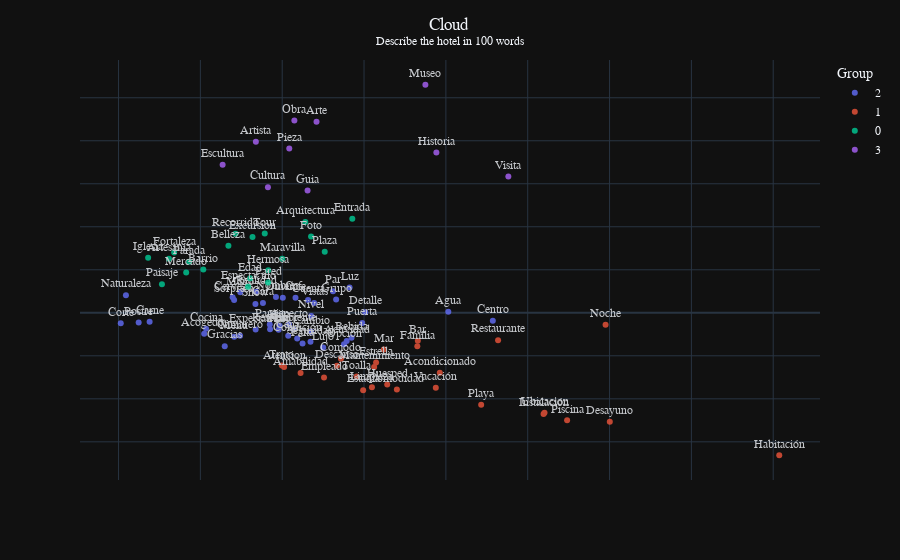

The notebook cell saved with this chart:
### Code cell
generar_100_words(df_full, title='Describe the hotel in 100 words')

### Figure 1 — Plotly figure (JSON) as saved in the notebook; plotly's stock layout.template omitted (floating-point values rounded to 4 significant figures)
{"data": [{"hovertemplate": "Group=2<br>X-Axis Label=%{x}<br>Y-Axis Label=%{y}<br>Word=%{text}<extra></extra>", "legendgroup": "2", "marker": {"color": "#636efa", "symbol": "circle"}, "mode": "markers+text", "name": "2", "opacity": 0.8, "orientation": "v", "showlegend": true, "text": ["Acogedor", "Actividad", "Agua", "Ambiente", "Aspecto", "Bebida", "Cafe", "Camarero", "Cambio", "Cara", "Carne", "Cena", "Centro", "Cerveza", "Cocina", "Condición", "Corte", "Cuenta", "Detalle", "Dinero", "Expectativa", "Falta", "Gracias", "Grupo", "Hijo", "Lujo", "Luz", "Mano", "Menu", "Naturaleza", "Nivel", "Nombre", "Opción", "Par", "Pareja", "Plato", "Postre", "Puerta", "Realidad", "Reserva", "Seguridad", "Show", "Sorpresa", "Vistas"], "textposition": "top center", "type": "scatter", "x": [0.1523, 0.2394, 0.3015, 0.2068, 0.2042, 0.2423, 0.2081, 0.1743, 0.2176, 0.1882, 0.119, 0.2037, 0.3287, 0.1697, 0.1535, 0.2092, 0.1014, 0.2158, 0.2507, 0.2004, 0.1838, 0.2124, 0.1649, 0.233, 0.1984, 0.2251, 0.2412, 0.1744, 0.1707, 0.1045, 0.2177, 0.1962, 0.2378, 0.231, 0.1924, 0.1978, 0.1123, 0.2489, 0.1841, 0.1926, 0.2173, 0.1836, 0.1706, 0.2195], "xaxis": "x", "y": [-0.04886, -0.06578, 0.002676, -0.03807, -0.02664, -0.05813, 0.03492, -0.0533, -0.04426, 0.02262, -0.02059, -0.05335, -0.01844, 0.03595, -0.037, -0.05991, -0.02455, 0.02953, 0.00155, 0.03481, -0.03907, -0.07128, -0.07759, 0.03115, -0.03012, -0.08082, 0.05906, 0.04778, -0.05573, 0.04109, -0.007432, 0.03672, -0.07337, 0.05024, -0.02714, -0.03954, -0.02246, -0.02373, 0.04891, -0.03802, -0.0672, 0.0206, 0.02977, 0.02283], "yaxis": "y"}, {"hovertemplate": "Group=1<br>X-Axis Label=%{x}<br>Y-Axis Label=%{y}<br>Word=%{text}<extra></extra>", "legendgroup": "1", "marker": {"color": "#EF553B", "symbol": "circle"}, "mode": "markers+text", "name": "1", "opacity": 0.8, "orientation": "v", "showlegend": true, "text": ["Acondicionado", "Amabilidad", "Atencion", "Bar", "Comodidad", "Comodo", "Desayuno", "Descanso", "Empleado", "Estadia", "Estrella", "Familia", "Habitación", "Huesped", "Instalación", "Limpieza", "Mantenimiento", "Mar", "Noche", "Piscina", "Playa", "Restaurante", "Toalla", "Trato", "Ubicacion", "Vacación"], "textposition": "top center", "type": "scatter", "x": [0.2963, 0.2112, 0.2012, 0.2829, 0.2701, 0.2359, 0.4002, 0.2334, 0.2255, 0.2495, 0.2574, 0.2826, 0.5037, 0.2642, 0.3597, 0.2548, 0.2562, 0.262, 0.3976, 0.3741, 0.3216, 0.3319, 0.2455, 0.1998, 0.3603, 0.2938], "xaxis": "x", "y": [-0.1392, -0.1401, -0.1263, -0.06475, -0.1781, -0.1068, -0.2531, -0.1229, -0.1504, -0.1799, -0.1155, -0.07789, -0.3312, -0.1669, -0.2352, -0.1732, -0.1261, -0.08525, -0.02789, -0.2498, -0.2138, -0.06369, -0.1479, -0.1223, -0.2325, -0.1744], "yaxis": "y"}, {"hovertemplate": "Group=0<br>X-Axis Label=%{x}<br>Y-Axis Label=%{y}<br>Word=%{text}<extra></extra>", "legendgroup": "0", "marker": {"color": "#00cc96", "symbol": "circle"}, "mode": "markers+text", "name": "0", "opacity": 0.8, "orientation": "v", "showlegend": true, "text": ["Arquitectura", "Artesania", "Barrio", "Belleza", "Edad", "Entrada", "Espectaculo", "Excursion", "Fortaleza", "Foto", "Hermosa", "Iglesia", "Maravilla", "Mercado", "Paisaje", "Parada", "Pared", "Plaza", "Recorrido", "Tour"], "textposition": "top center", "type": "scatter", "x": [0.2141, 0.1308, 0.1518, 0.1671, 0.1804, 0.2428, 0.1792, 0.1819, 0.134, 0.2176, 0.1915, 0.1181, 0.2, 0.1413, 0.1265, 0.1431, 0.1914, 0.226, 0.1715, 0.1893], "xaxis": "x", "y": [0.2111, 0.1257, 0.1005, 0.1558, 0.08015, 0.2188, 0.06056, 0.1761, 0.1405, 0.1775, 0.0988, 0.1282, 0.1259, 0.09355, 0.06653, 0.1188, 0.07072, 0.1421, 0.1838, 0.1847], "yaxis": "y"}, {"hovertemplate": "Group=3<br>X-Axis Label=%{x}<br>Y-Axis Label=%{y}<br>Word=%{text}<extra></extra>", "legendgroup": "3", "marker": {"color": "#ab63fa", "symbol": "circle"}, "mode": "markers+text", "name": "3", "opacity": 0.8, "orientation": "v", "showlegend": true, "text": ["Arte", "Artista", "Cultura", "Escultura", "Guia", "Historia", "Museo", "Obra", "Pieza", "Visita"], "textposition": "top center", "type": "scatter", "x": [0.221, 0.1839, 0.1913, 0.1636, 0.2155, 0.2942, 0.2875, 0.2074, 0.2043, 0.3382], "xaxis": "x", "y": [0.4445, 0.3976, 0.2922, 0.3441, 0.2843, 0.3724, 0.5302, 0.4473, 0.3823, 0.3168], "yaxis": "y"}], "layout": {"font": {"family": "Arial", "size": 12}, "hovermode": "closest", "legend": {"title": {"text": "Group"}, "tracegroupgap": 0}, "margin": {"t": 60}, "title": {"text": "Cloud <br><sup> Describe the hotel in 100 words </sup>", "x": 0.5}, "xaxis": {"anchor": "y", "domain": [0, 1], "linecolor": "gray", "linewidth": 2, "showline": false, "showticklabels": false, "tickformat": ".2f", "ticks": "", "title": {"text": " "}}, "yaxis": {"anchor": "x", "domain": [0, 1], "linecolor": "gray", "linewidth": 2, "showline": false, "showticklabels": false, "tickformat": ".2f", "ticks": "", "title": {"text": " "}}}}
